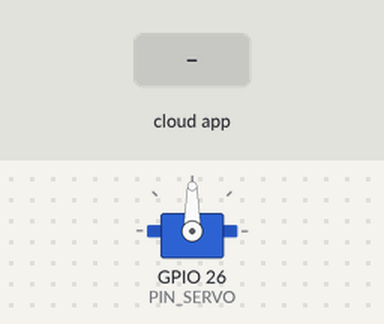
A sketch run on a simulated ESP32. On the bench: servo. Inputs (shaded band) come from the test bench. WiFi joins after 1.5 s; servers stay silent unless stated; no MQTT or app messages arrive unless stated; what the sketch prints to the serial monitor is not drawn.

Above: at 2.7 s.
2.8 s: the phone or cloud app sets comando-dispensar to 1
At 5.5 s:
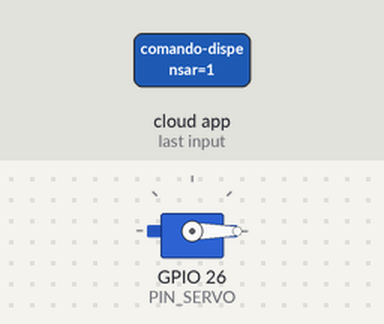
Timing chart, 0 to 7.0 s (numbered marks = the images above; inputs shaded):
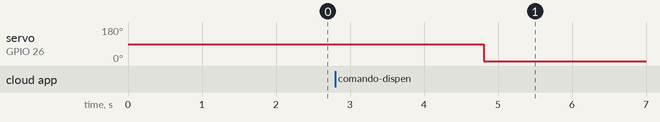

Measured:
- after the input at 2.8 s, servo on GPIO 26 (PIN_SERVO): 90° → 0° after 2.0 s

The sketch:

Tolva_Confirmacion.ino
```cpp
#include <WiFi.h>
#include <Adafruit_MQTT.h>
#include <Adafruit_MQTT_Client.h>
#include <ESP32Servo.h>

// Credenciales de tu red Wi-Fi
#define WLAN_SSID       "Wokwi-GUEST"
#define WLAN_PASS       ""

// Credenciales de Adafruit IO
#define AIO_SERVER      "io.adafruit.com"
#define AIO_SERVERPORT  1883
#define AIO_USERNAME    "michiis"
#define AIO_KEY         "aio_Rtqi86HI5kOaHQHhYa9Vnl7Y7Ner"

#define PIN_SERVO 26
// Variables globales para Wi-Fi y MQTT
WiFiClient client;
Adafruit_MQTT_Client mqtt(&client, AIO_SERVER, AIO_SERVERPORT, AIO_USERNAME, AIO_KEY);
Servo servo;
bool activarTolva = false;

// --- CONFIGURACIÓN DE FEEDS ---
Adafruit_MQTT_Publish pub_estado = Adafruit_MQTT_Publish(&mqtt, AIO_USERNAME "/feeds/estado-sistema");
Adafruit_MQTT_Subscribe sub_dispensar = Adafruit_MQTT_Subscribe(&mqtt, AIO_USERNAME "/feeds/comando-dispensar");


void tolvaConfirmacion(char *data, uint16_t longitud){
  if(strcmp(data, "1")== 0){
    servo.write(90);
    delay(2000);
    servo.write(0);
    activarTolva = true;
  }
}


void setup() {
  Serial.begin(115200);
  delay(10);

  servo.attach(PIN_SERVO);

  Serial.println(F("Conectando a Wi-Fi..."));
  WiFi.begin(WLAN_SSID, WLAN_PASS);
  while (WiFi.status() != WL_CONNECTED) {
    delay(500);
    Serial.print(".");
  }
  Serial.println("\nWi-Fi conectado.");

  sub_dispensar.setCallback(tolvaConfirmacion);
  mqtt.subscribe(&sub_dispensar);
}

void loop() {
  // Asegurar la conexión MQTT
  MQTT_connect();

  // --- RETRASO Y ESCUCHA SIMULTÁNEA ---
  // En lugar de delay(5000), usamos processPackets(5000).
  // Esto hace una pausa de 5 segundos, pero procesa CUALQUIER mensaje que llegue en ese tiempo.
  mqtt.processPackets(5000);

  if(activarTolva == true){
    pub_estado.publish("Dispensador OK");
    activarTolva = false;
  }else{
    pub_estado.publish("No esta bien");
  }

  // Mantener vivo el servidor (Ping)
  if (!mqtt.ping()) {
    mqtt.disconnect();
  }
}

void MQTT_connect() {
  int8_t ret;
  if (mqtt.connected()) {
    return;
  }

  Serial.print(F("Conectando a MQTT... "));
  while ((ret = mqtt.connect()) != 0) {
    Serial.println(mqtt.connectErrorString(ret));
    Serial.println(F("Reintentando conexión en 5 segundos..."));
    mqtt.disconnect();
    delay(5000); // Este delay solo ocurre si se cae el servidor
  }
  Serial.println(F("¡MQTT Conectado!"));
}
```
